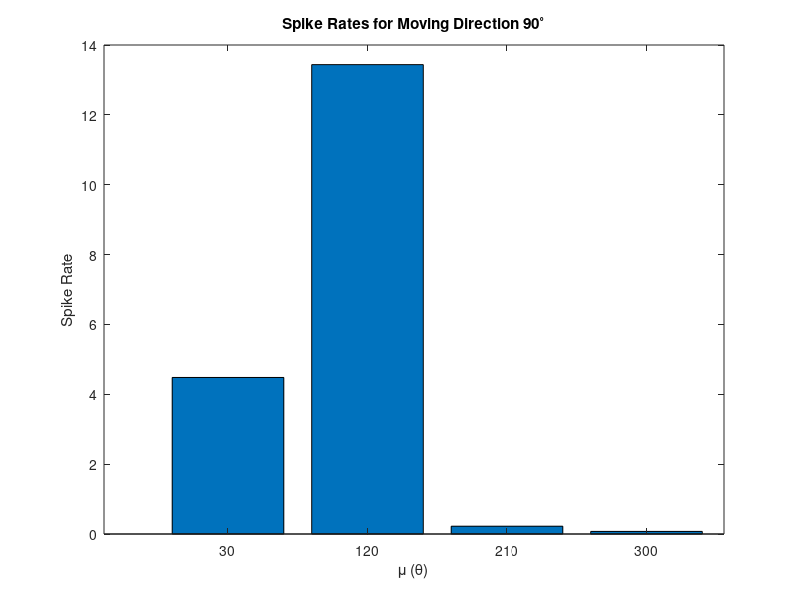

Write the MATLAB code that produced this figure.
theta = 90;  % Moving direction
mu = [30, 120, 210, 300];  % Preferred directions
kappa = 3;  % Tuning parameter

% Calculate simulated spike rates
r1 = exp(kappa * cosd(theta - mu(1)));
r2 = exp(kappa * cosd(theta - mu(2)));
r3 = exp(kappa * cosd(theta - mu(3)));
r4 = exp(kappa * cosd(theta - mu(4)));

% Plotting the simulated spike rates
figure;
bar([mu(1), mu(2), mu(3), mu(4)], [r1, r2, r3, r4]);
title('Spike Rates for Moving Direction 90^\circ');
xlabel('\mu (\theta)');
ylabel('Spike Rate');

% Given neural firings
neural_firings = [5, 0, 12, 18];

% Preferred directions vectors for the four neurons
c1 = [cosd(mu(1)), sind(mu(1))];
c2 = [cosd(mu(2)), sind(mu(2))];
c3 = [cosd(mu(3)), sind(mu(3))];
c4 = [cosd(mu(4)), sind(mu(4))];

% Calculate decoded moving direction vector
decoded_direction = (neural_firings(1) * c1 + neural_firings(2) * c2 + neural_firings(3) * c3 + neural_firings(4) * c4) / sum(neural_firings);

% Calculate the angle of the decoded direction
decoded_angle = atan2d(decoded_direction(2), decoded_direction(1));

disp('Decoded Moving Direction Vector:');
disp(decoded_direction);
disp(['Decoded Angle: ' num2str(decoded_angle) ' degrees']);

